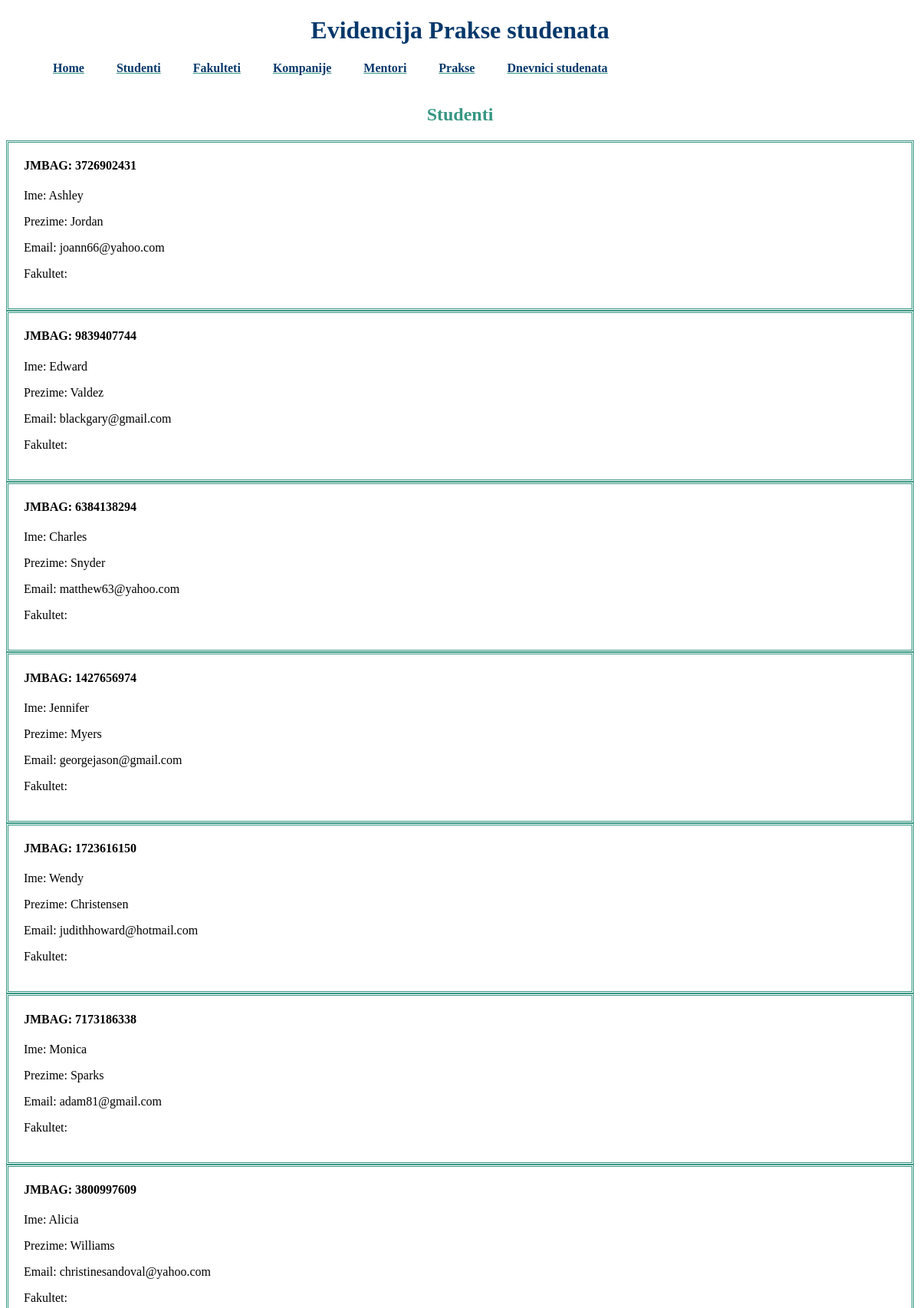
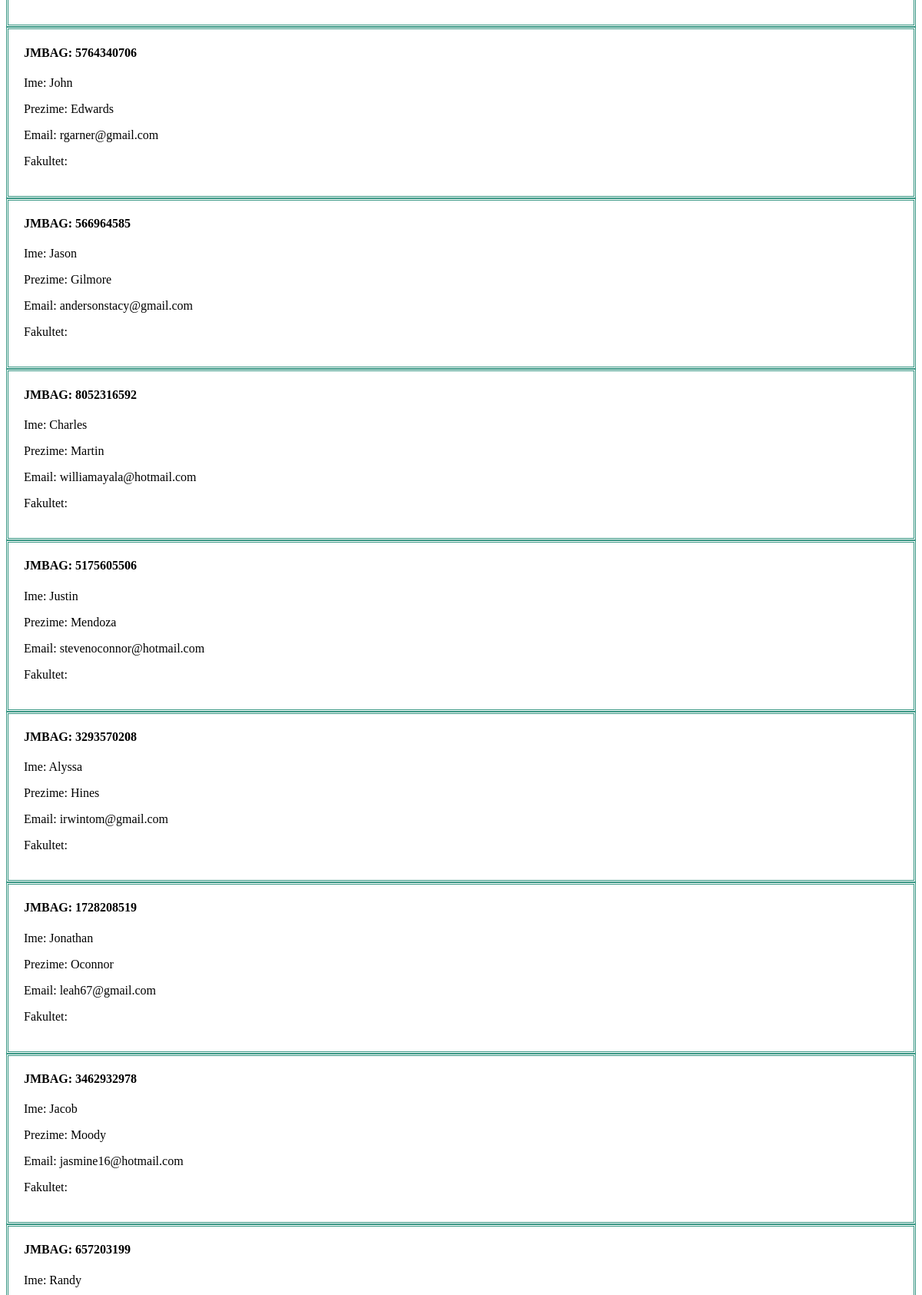
The page /studenti (upper part) on the database its author committed (2 pictures, top to bottom).
### main/models.py (models this page shows, shortened)
class Student(models.Model):
    student_JMBAG=models.CharField(max_length=10, primary_key=True, validators=[MinLengthValidator(10)])
    student_ime=models.CharField(max_length=50)
    student_prezime=models.CharField(max_length=50)
    student_email=models.EmailField()
    student_fakultet=models.ManyToManyField(Fakultet)

### main/views.py (the view)
# urls.py: path('studenti', StudentList.as_view()),
class StudentList(ListView):
    model=Student

### main/templates/main/student_list.html (shortened to what this page needs)
{% extends "base_generic.html" %}
{% block content %}
<br><br>
<h2>Studenti</h2>
{% for student in student_list %}
    <div class="student">
        <h4>JMBAG: {{student.student_JMBAG}}</h4>
        <p>Ime: {{student.student_ime}}</p>
        <p>Prezime: {{student.student_prezime}}</p>
        <p>Email: {{student.student_email}}</p>
        <p>Fakultet: <br>
    </div>
{% endfor %}
{% endblock %}

### main/templates/base_generic.html
<!DOCTYPE html>
<html lang="en">
<head>
    {% load static %}
    <link rel="stylesheet" type="text/css" href="{% static 'style.css' %}">
</head>
<body>
    <h1>Evidencija Prakse studenata</h1>
    <div id="sidebar">
        {% block sidebar %}
        <ul>
            <li><a href="/">Home</a></li>
            <li><a href="/studenti">Studenti</a></li>
            <li><a href="/fakulteti">Fakulteti</a></li>
            <li><a href="/kompanije">Kompanije</a></li>
            <li><a href="/mentori">Mentori</a></li>
            <li><a href="/prakse">Prakse</a></li>
            <li><a href="/dnevnici">Dnevnici studenata</a></li>
        </ul>
        {% endblock %}
    </div>
    <div class="content">
        {% block content %}
        {% endblock %}
    </div>
</body>
</html>

### main/static/style.css (style rules this page uses)
h1 { color: #05386B; text-align: center; }
h2 { text-align: center; color:#379683; }
li { list-style-type: none; float:inline-start; }
li a { padding: 21px; color:#05386B; font-weight: bold; text-decoration:underline #379683; }
.student { border-color: #379683; border-style: double; padding-left: 20px; padding-right: 20px; padding-bottom: 20px; }

### rows shown on the page
Student: student_JMBAG "3726902431", student_ime "Ashley", student_prezime "Jordan", student_email "joann66@yahoo.com"
Student: student_JMBAG "9839407744", student_ime "Edward", student_prezime "Valdez", student_email "blackgary@gmail.com"
Student: student_JMBAG "6384138294", student_ime "Charles", student_prezime "Snyder", student_email "matthew63@yahoo.com"
Student: student_JMBAG "1427656974", student_ime "Jennifer", student_prezime "Myers", student_email "georgejason@gmail.com"
Student: student_JMBAG "1723616150", student_ime "Wendy", student_prezime "Christensen", student_email "judithhoward@hotmail.com"
Student: student_JMBAG "7173186338", student_ime "Monica", student_prezime "Sparks", student_email "adam81@gmail.com"
Student: student_JMBAG "3800997609", student_ime "Alicia", student_prezime "Williams", student_email "christinesandoval@yahoo.com"
Student: student_JMBAG "5764340706", student_ime "John", student_prezime "Edwards", student_email "rgarner@gmail.com"
Student: student_JMBAG "566964585", student_ime "Jason", student_prezime "Gilmore", student_email "andersonstacy@gmail.com"
Student: student_JMBAG "8052316592", student_ime "Charles", student_prezime "Martin", student_email "williamayala@hotmail.com"
Student: student_JMBAG "5175605506", student_ime "Justin", student_prezime "Mendoza", student_email "stevenoconnor@hotmail.com"
Student: student_JMBAG "3293570208", student_ime "Alyssa", student_prezime "Hines", student_email "irwintom@gmail.com"
Student: student_JMBAG "1728208519", student_ime "Jonathan", student_prezime "Oconnor", student_email "leah67@gmail.com"
Student: student_JMBAG "3462932978", student_ime "Jacob", student_prezime "Moody", student_email "jasmine16@hotmail.com"
Student: student_JMBAG "657203199", student_ime "Randy"
